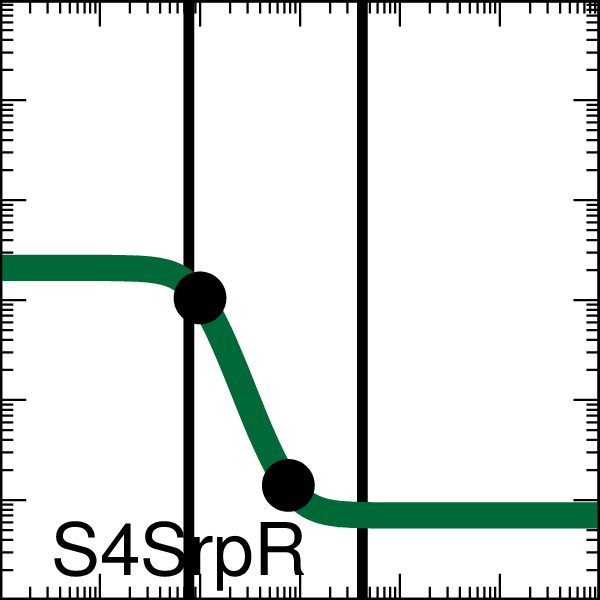

gnuplot code for this plot:

set output "demo_FixedGatesDigital0x00_001_A000_xfer_model_S4_SrpR.eps"
set terminal postscript eps enhanced color "Helvetica, 35" size 2,2
set logscale x
set logscale y
set lmargin screen 0.0
set rmargin screen 1.0
set tmargin screen 1.0
set bmargin screen 0.0
set size ratio 1.0
set border linewidth 2
set tics scale 2
set mxtics 10
set mytics 10
set key bottom left
set key samplen -1
set xrange [0.001:1000.0]
set yrange [0.001:1000.0]
set format y "10^{%L}"    
set format x "10^{%L}"    
set format x ""    
set xlabel '11101110'
set arrow from 0.07734933082915885,0.001 to 0.07734933082915885,1000.0 nohead lw 10 lt 2 lc rgb '#000000'
set arrow from 4.238383422904121,0.001 to 4.238383422904121,1000.0 nohead lw 10 lt 2 lc rgb '#000000'
ymin = 0.007
ymax = 2.1
K = 0.1
n = 2.8
set dummy x

plot ymin+(ymax-ymin)/(1.0+(x/K)**n) lw 25 lc rgb '#006838' title 'S4SrpR',\
 "<echo '1 2'" using (0.100239178):(1.050000000135821)  with points pt 7 ps 4 lc rgb 'black' notitle,\
 "<echo '1 2'" using (0.764977507):(0.014000000007593074)  with points pt 7 ps 4 lc rgb 'black' notitle
